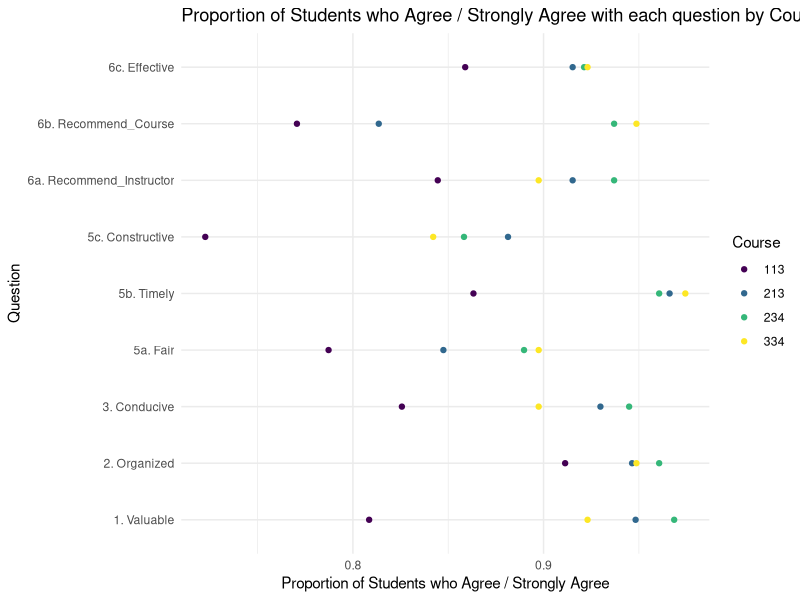
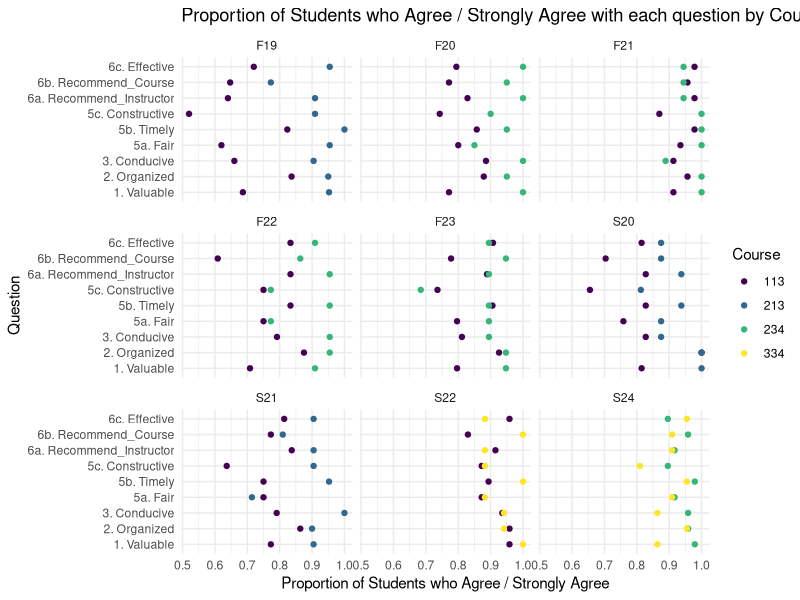

Source code (R) for these figures, in order:
## ---- chunk 1
#| echo: false
#| warning: false
#| output: false
library(tidyverse)
library(readxl)
library(here)

evals_df <- read_xlsx(here("data/evals_prof_f24.xlsx"),
                            sheet = 1)
## ---- chunk 2
evals_df
evals_df_q1 <- evals_df |>
  mutate(Question_Short = case_when(
  Question == "1. Course has been a valuable educational experience" ~ "1. Valuable",
  Question == "2. Effectively Organized" ~ "2. Organized",
  Question == "3. Environment Conducive to Learning" ~ "3. Conducive",
  Question == "5a. Fair Assessment of Student work" ~ "5a. Fair",
  Question == "5b. Timely Assessment of Student Work" ~ "5b. Timely",
  Question == "5c. Constructive Assessment of Student Work" ~ "5c. Constructive",
  Question == "6a. Recommend Instructor to another student" ~ "6a. Recommend_Instructor",
  Question == "6b. Recommend Course to another student" ~ "6b. Recommend_Course",
  Question == "6c. Instructor was an effective teacher" ~ "6c. Effective")) |>
  relocate(Question, .after = "Disagree Strongly") |>
  relocate(Question_Short, .before = "Agree strongly") |>
  rename(agree_strongly = "Agree strongly",
         agree = "Agree",
         agree_somewhat = "Agree Somewhat",
         neutral = "Neutral",
         disagree_somewhat = "Disagree Somewhat",
         disagree = "Disagree",
         disagree_strongly = "Disagree Strongly") 
evals_df_q1
## ---- chunk 3
#| warning: false
evals_df_q2 <- evals_df_q1 |>
  group_by(Term, Course, Question_Short) |>
  summarise(n_total = sum(agree_strongly, 
                           agree, agree_somewhat, 
                           neutral, disagree_somewhat, 
                           disagree, disagree_strongly),
            prop_agree = sum(agree_strongly, agree) / n_total)
evals_df_q2
## ---- chunk 4
#| warning: false
evals_df_q3 <- evals_df_q1 |> separate(col = Course, into = c("Course", "Section"), sep = "-") |>
  mutate(Course = case_when(Course == "4005" ~ "334",
                            Course == "113" ~ "113",
                            Course == "213" ~ "213",
                            Course == "334" ~ "334",
                            Course == "234" ~ "234")) |>
  group_by(Course, Question_Short) |>
  summarise(n_total = sum(agree_strongly, agree, agree_somewhat, neutral,
                          disagree_somewhat, disagree, disagree_strongly),
            prop_agree = sum(agree_strongly, agree) / n_total)
evals_df_q3

ggplot(data = evals_df_q3, aes(x = prop_agree, y = Question_Short)) +
  geom_point(aes(colour = Course, group = Course)) +
  scale_colour_viridis_d() +
  theme_minimal() +
  labs(title = "Proportion of Students who Agree / Strongly Agree with each question by Course",
       x = "Proportion of Students who Agree / Strongly Agree",
       y = "Question")

## ---- chunk 5
evals_df_q3 |> summarise(avg_responses = mean(n_total))
## ---- chunk 6
#| warning: false
evals_df_timeanalysis <- evals_df_q1 |> separate(Course, c("Course", "Section"), "-") |>
  mutate(Course = case_when(Course == "4005" ~ "334",
                            Course == "113" ~ "113",
                            Course == "213" ~ "213",
                            Course == "334" ~ "334",
                            Course == "234" ~ "234")) |>
  group_by(Term, Course, Question_Short) |>
  summarise(n_total = sum(agree_strongly, agree, agree_somewhat, neutral,
                          disagree_somewhat, disagree, disagree_strongly),
            prop_agree = sum(agree_strongly, agree) / n_total)
evals_df_timeanalysis

ggplot(data = evals_df_timeanalysis, aes(x = prop_agree, y = Question_Short)) +
  geom_point(aes(colour = Course)) +
  facet_wrap(~ Term) +
  scale_colour_viridis_d() +
  theme_minimal() +
  labs(title = "Proportion of Students who Agree / Strongly Agree with each question by Course & Term",
       x = "Proportion of Students who Agree / Strongly Agree",
       y = "Question")

evals_df_113 <- evals_df_timeanalysis |> ungroup() |> filter(Course == "113") |>
  arrange(Question_Short)
evals_df_213 <- evals_df_timeanalysis |> ungroup() |> filter(Course == "213") |>
  arrange(Question_Short)
evals_df_234 <- evals_df_timeanalysis |> ungroup() |> filter(Course == "234") |>
  arrange(Question_Short)
evals_df_334 <- evals_df_timeanalysis |> ungroup() |> filter(Course == "334") |>
  arrange(Question_Short)
## ---- chunk 7
evals_df_113
evals_df_213
evals_df_234
evals_df_334
